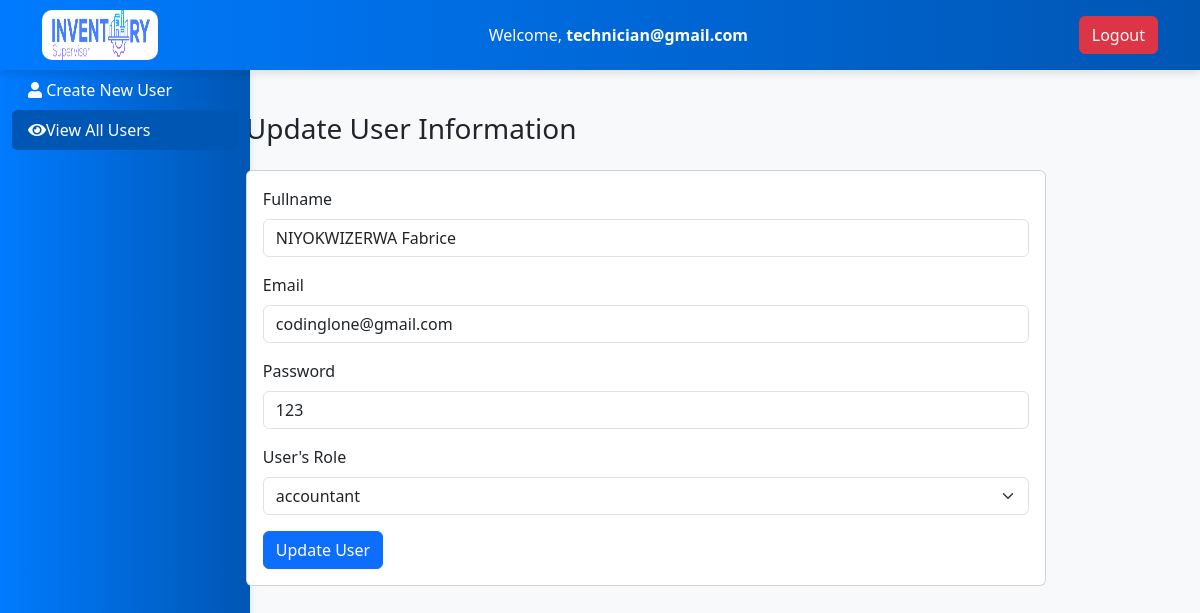
The page /IT/updateUser.php?id=1 (signed in) on the database its author committed.
### tables this page shows
CREATE TABLE `users` (
  `id` int(11) NOT NULL,
  `fullname` varchar(255) NOT NULL,
  `email` varchar(255) NOT NULL,
  `password` varchar(255) NOT NULL,
  `role` varchar(255) NOT NULL
);

### IT/updateUser.php (the view, shortened to what this page needs)
<?php
include '../utils/link.php';
$logged_user = $_SESSION['technician'];
?>
<!DOCTYPE html>
<html lang="en">
<head>
  <link rel="stylesheet" href="https://cdn.jsdelivr.net/npm/bootstrap@5.3.0/dist/css/bootstrap.min.css">
  <link rel="stylesheet" href="https://cdnjs.cloudflare.com/ajax/libs/font-awesome/5.15.3/css/all.min.css">
</head>
<body>
  <div class="top-bar" style="position: fixed;top:0;width:100%;z-index: 100;">
    <div class="container">
      <div class="d-flex justify-content-between align-items-center">
        <div class="bg-white px-2" style="border-radius: 10px;">
          <img src="../assets/logo.png" class="img-fluid" style="width: 100px;height:50px;" alt="">
        </div>
        <span>Welcome, <strong>
            <?php echo $logged_user; ?>
          </strong></span>
        <a href="../logout.php" class="btn btn-danger">Logout</a>
      </div>
    </div>
  </div>
  <div class="container-fluid" style="margin-top:56px;">
    <div class="row">
      <nav class="col-md-2 d-none d-md-block sidebar"
        style="position: fixed; left:0;height:100vh;overflow:hidden;margin-top:14px;">
        <div class="sidebar-sticky">
        <ul class="nav flex-column">
            <li class="nav-item">
              <a class="nav-link text-white" id="cyberTab" href="./index.php"><i
                  class="fas fa-user"></i> Create New User</a>
            </li>
            <li class="nav-item">
              <a class="nav-link active text-white" id="cyberViewTab" href="./index.php"><i
                  class="fas fa-eye"></i>View All Users</a>
            </li>
          </ul>
        </div>
      </nav>
      <main role="main" class="col-md-9 ml-sm-auto col-lg-10 px-md-4 d-flex justify-center">
        <div class="tab-content">
          <div class="tab-pane fade active show" id="cyberView">
            <h3 class="mb-4">Update User Information</h3>
            <?php
            if (isset($_GET['id'])) {
              $id = $_GET['id'];
              $sql = "SELECT * FROM users WHERE id = '$id'";
              $result = $link->query($sql);
              $row = mysqli_fetch_array($result);
              ?>
              <div class="card p-3" style="width: 800px;">
                <form method="POST">
                  <div class="mb-3">
                    <label for="fullname" class="form-label">Fullname</label>
                    <input type="text" class="form-control" value="<?php echo $row['fullname'] ?>"
                      id="fullname" name="fullname" required>
                  </div>
                  <div class="mb-3">
                    <label for="email" class="form-label">Email</label>
                    <input type="email" class="form-control" value="<?php echo $row['email'] ?>"
                      id="email" name="email" required>
                  </div>
                  <div class="mb-3">
                    <label for="password" class="form-label">Password</label>
                    <input type="text" class="form-control" value="<?php echo $row['password'] ?>"
                      id="password" name="password" required>
                  </div>
                  <div class="mb-3">
                                    <label for="role" class="form-label">User's Role</label>
                                    <select class="form-select" name="role" aria-label="Default select example"
                                        id="role">
                                        <option value="<?php echo $row['role'] ?>" selected><?php echo $row['role'] ?></option>
                                    </select>
                                </div>
                  <button type="submit" name="updateUser" class="btn btn-primary">Update User</button>
                </form>
              </div>
            <?php } ?>
          </div>
        </div>
      </main>
    </div>
  </div>
</body>
</html>

### IT/updateUser.php (style rules this page uses)
body { padding-top: 56px; padding-left: 250px; background-color: #f8f9fa; }
.top-bar { background: linear-gradient(to right, #007bff, #0056b3); color: white; position: fixed; top: 0; left: 0; width: 100%; padding: 10px; box-shadow: 0 4px 8px rgba(0, 0, 0, 0.1); }
.sidebar { background: linear-gradient(to right, #007bff, #0056b3); color: white; position: fixed; top: 56px; left: 0; height: 100vh; width: 250px; box-shadow: 0 4px 8px rgba(0, 0, 0, 0.1); margin-bottom: 20px; }
main { display: flex; justify-content: center; }
.nav-link { color: white; transition: color 0.3s; }
.nav-link.active { background-color: #0056b3; border-radius: 5px; }

### rows shown on the page
users: fullname "NIYOKWIZERWA Fabrice", email "codinglone@gmail.com", password "123", role "accountant"

### other values the page prints
$logged_user "technician@gmail.com"
